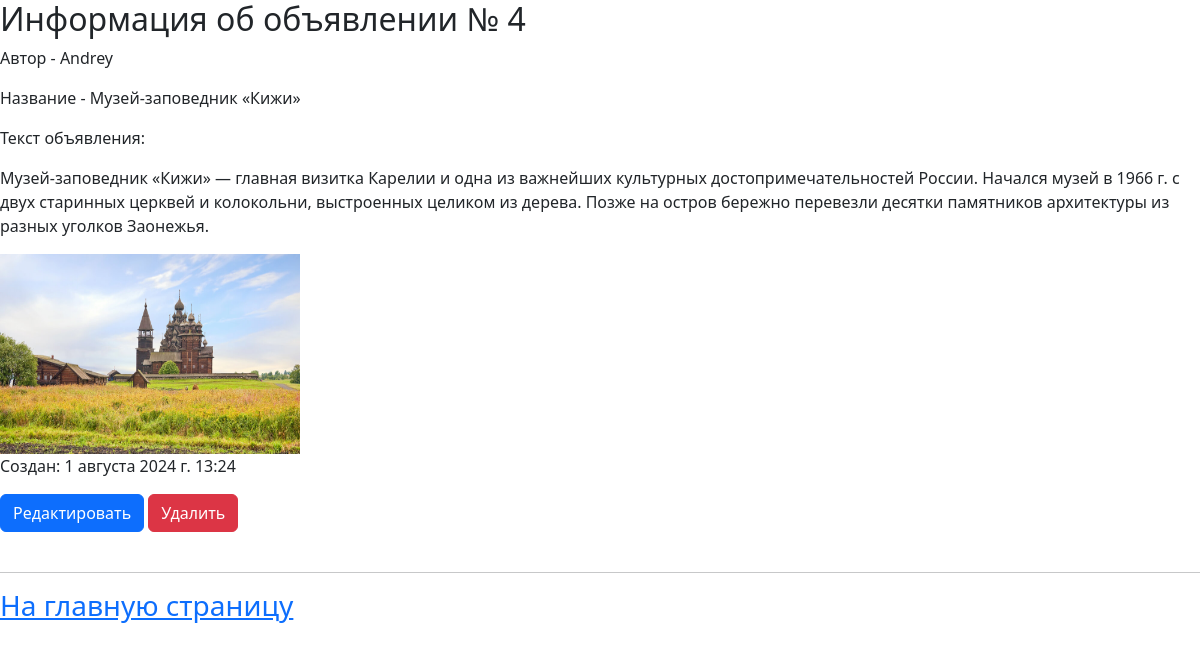
/board/posts/4/, run on an earlier commit of the app's database.
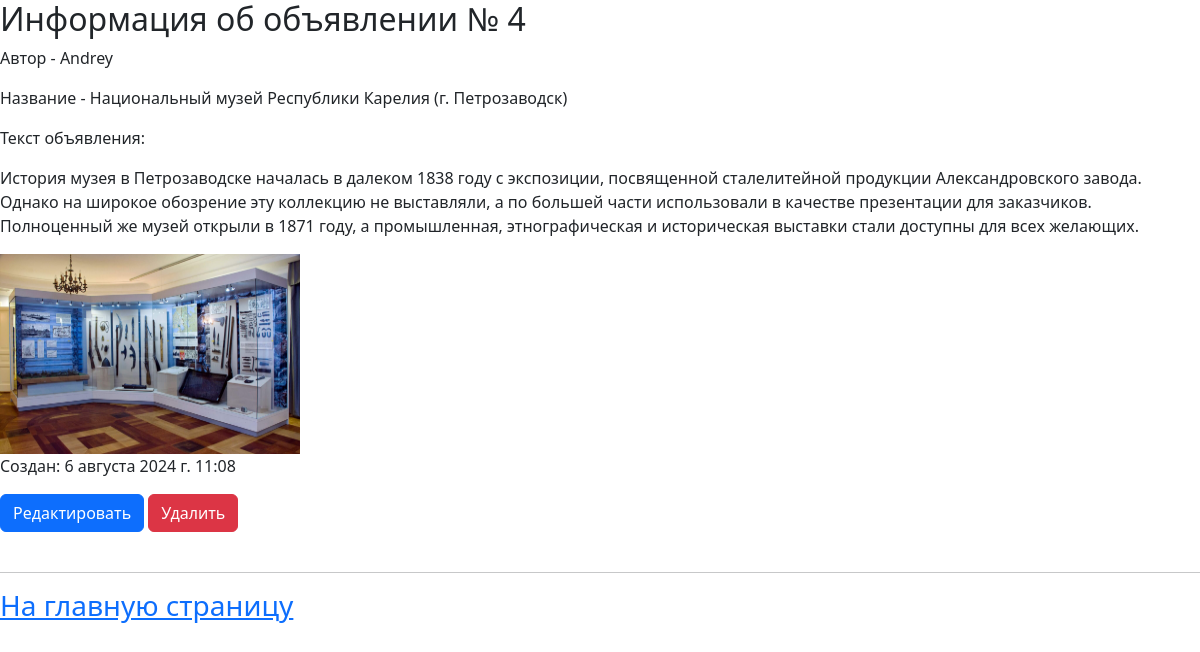
And on a later commit of the database.
### board/models.py (models this page shows, shortened)
class Post(models.Model):
    author = models.CharField(max_length=50, verbose_name='Автор')
    title = models.CharField(max_length=200, verbose_name='Заголовок')
    text = models.TextField(max_length=500, verbose_name='Текст объявления')
    created_at = models.DateTimeField(default=timezone.now, verbose_name='Опубликовано',
                                      editable=False)  # Параметр 'editable' отключает возможность для редактирования
    url_adders = models.CharField(max_length=150, verbose_name='Ссылка на сайт')
    image = models.ImageField(upload_to='posts/', null=True, verbose_name='Изображение')
    class Meta:  # Настроечный класс
        verbose_name = 'Объявление'
        verbose_name_plural = 'Объявления'

### board/views.py (the view)
# urls.py: path('posts/<int:pk>/', post_detail, name='post_detail'),
def post_detail(request, pk):
    posts = get_object_or_404(Post, pk=pk)
    context = {
        'title': 'Информация о посте',
        'posts': posts
    }
    return render(request, template_name='board/post_detail.html', context=context)

### board/templates/board/post_detail.html (shortened to what this page needs)
{% extends 'board/base.html' %}
{% block content %}
<link  href="https://cdn.jsdelivr.net/npm/bootstrap@5.3.3/dist/css/bootstrap.min.css" rel="stylesheet"
>
<h2>Информация об объявлении № {{posts.id}}</h2>
<p>Автор - {{posts.author}}</p>
<p>Название - {{posts.title}}</p>
<p>Текст объявления:</p>
<p>{{posts.text}}</p>
{% if posts.image %}
    <img width="300px" height="200px" src="{{posts.image.url}}">
{% endif %}
<br>
<p>Создан: {{posts.created_at}}</p>
<div>
    <a href="{% url 'board:post_edit' pk=posts.id%}" class="btn btn-primary">Редактировать</a>
    <form action="{url 'board:post_delete' pk=posts.id%}" method="post" style="display:inline">
        <button type="submit" class="btn btn-danger">Удалить</button>
    </form>
</div>
<br>
<hr>
<a href="{% url 'board:index'%}"><h3>На главную страницу</h3></a>
{% endblock content %}

What changed in the data, as far as the page shows it:
changed Post "Andrey": title "Музей-заповедник «Кижи»" → "Национальный музей Республики Карелия (г. Петрозаводск)"; text "Музей-заповедник «Кижи» — главная визитка Карелии и одна из важнейших культурных достопримечательностей России. Начался музей в 1966 г. с двух старинных церквей и колокольни, выстроенных целиком из дерева. Позже на остров бережно перевезли десятки памятников архитектуры из разных уголков Заонежья." → "История музея в Петрозаводске началась в далеком 1838 году с экспозиции, посвященной сталелитейной продукции Александровского завода. Однако на широкое обозрение эту коллекцию не выставляли, а по большей части использовали в качестве презентации для заказчиков. Полноценный же музей открыли в 1871 году, а промышленная, этнографическая и историческая выставки стали доступны для всех желающих."; image: a different picture; created_at "1 августа 2024 г. 13:24" → "6 августа 2024 г. 11:08"
